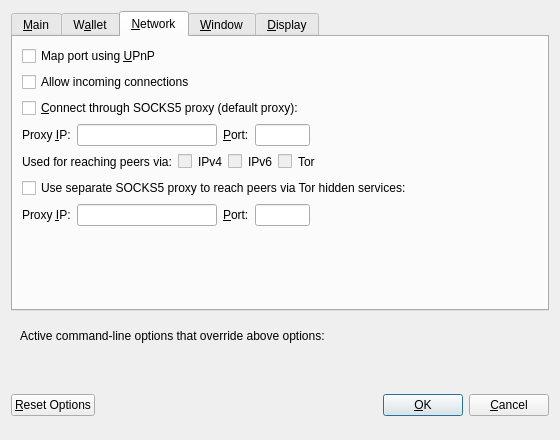
<?xml version="1.0" encoding="UTF-8"?>
<ui version="4.0">
 <class>OptionsDialog</class>
 <widget class="QDialog" name="OptionsDialog">
  <property name="geometry">
   <rect>
    <x>0</x>
    <y>0</y>
    <width>560</width>
    <height>440</height>
   </rect>
  </property>
  <property name="windowTitle">
   <string>Options</string>
  </property>
  <property name="modal">
   <bool>true</bool>
  </property>
  <layout class="QVBoxLayout" name="verticalLayout">
   <item>
    <widget class="QTabWidget" name="tabWidget">
     <property name="currentIndex">
      <number>2</number>
     </property>
     <widget class="QWidget" name="tabMain">
      <attribute name="title">
       <string>&amp;Main</string>
      </attribute>
      <layout class="QVBoxLayout" name="verticalLayout_Main">
       <item>
        <widget class="QCheckBox" name="bitcoinAtStartup">
         <property name="toolTip">
          <string>Automatically start %1 after logging in to the system.</string>
         </property>
         <property name="text">
          <string>&amp;Start %1 on system login</string>
         </property>
        </widget>
       </item>
       <item>
        <layout class="QHBoxLayout" name="horizontalLayout_3_Main">
         <item>
          <widget class="QLabel" name="threadsScriptVerifLabel">
           <property name="text">
            <string>Number of script &amp;verification threads</string>
           </property>
           <property name="textFormat">
            <enum>Qt::PlainText</enum>
           </property>
           <property name="buddy">
            <cstring>threadsScriptVerif</cstring>
           </property>
          </widget>
         </item>
         <item>
          <widget class="QSpinBox" name="threadsScriptVerif">
           <property name="toolTip">
            <string>(0 = auto, &lt;0 = leave that many cores free)</string>
           </property>
          </widget>
         </item>
         <item>
          <spacer name="horizontalSpacer_3_Main">
           <property name="orientation">
            <enum>Qt::Horizontal</enum>
           </property>
           <property name="sizeHint" stdset="0">
            <size>
             <width>40</width>
             <height>20</height>
            </size>
           </property>
          </spacer>
         </item>
        </layout>
       </item>
       <item>
        <spacer name="verticalSpacer_Main">
         <property name="orientation">
          <enum>Qt::Vertical</enum>
         </property>
         <property name="sizeHint" stdset="0">
          <size>
           <width>20</width>
           <height>40</height>
          </size>
         </property>
        </spacer>
       </item>
      </layout>
     </widget>
     <widget class="QWidget" name="tabWallet">
      <attribute name="title">
       <string>W&amp;allet</string>
      </attribute>
      <layout class="QVBoxLayout" name="verticalLayout_Wallet">
       <item>
        <widget class="QGroupBox" name="groupBox">
         <property name="title">
          <string>Expert</string>
         </property>
         <layout class="QVBoxLayout" name="verticalLayout_2">
          <item>
           <widget class="QCheckBox" name="coinControlFeatures">
            <property name="toolTip">
             <string>Whether to show coin control features or not.</string>
            </property>
            <property name="text">
             <string>Enable coin &amp;control features</string>
            </property>
           </widget>
          </item>
          <item>
           <widget class="QCheckBox" name="spendZeroConfChange">
            <property name="toolTip">
             <string>If you disable the spending of unconfirmed change, the change from a transaction cannot be used until that transaction has at least one confirmation. This also affects how your balance is computed.</string>
            </property>
            <property name="text">
             <string>&amp;Spend unconfirmed change</string>
            </property>
           </widget>
          </item>
         </layout>
        </widget>
       </item>
       <item>
        <spacer name="verticalSpacer_Wallet">
         <property name="orientation">
          <enum>Qt::Vertical</enum>
         </property>
         <property name="sizeHint" stdset="0">
          <size>
           <width>20</width>
           <height>40</height>
          </size>
         </property>
        </spacer>
       </item>
      </layout>
     </widget>
     <widget class="QWidget" name="tabNetwork">
      <attribute name="title">
       <string>&amp;Network</string>
      </attribute>
      <layout class="QVBoxLayout" name="verticalLayout_Network">
       <item>
        <widget class="QCheckBox" name="mapPortUpnp">
         <property name="toolTip">
          <string>Automatically open the Diskcoin client port on the router. This only works when your router supports UPnP and it is enabled.</string>
         </property>
         <property name="text">
          <string>Map port using &amp;UPnP</string>
         </property>
        </widget>
       </item>
       <item>
        <widget class="QCheckBox" name="allowIncoming">
         <property name="toolTip">
          <string>Accept connections from outside.</string>
         </property>
         <property name="text">
          <string>Allow incoming connections</string>
         </property>
        </widget>
       </item>
       <item>
        <widget class="QCheckBox" name="connectSocks">
         <property name="toolTip">
          <string>Connect to the Diskcoin network through a SOCKS5 proxy.</string>
         </property>
         <property name="text">
          <string>&amp;Connect through SOCKS5 proxy (default proxy):</string>
         </property>
        </widget>
       </item>
       <item>
        <layout class="QHBoxLayout" name="horizontalLayout_1_Network">
         <item>
          <widget class="QLabel" name="proxyIpLabel">
           <property name="text">
            <string>Proxy &amp;IP:</string>
           </property>
           <property name="textFormat">
            <enum>Qt::PlainText</enum>
           </property>
           <property name="buddy">
            <cstring>proxyIp</cstring>
           </property>
          </widget>
         </item>
         <item>
          <widget class="QValidatedLineEdit" name="proxyIp">
           <property name="minimumSize">
            <size>
             <width>140</width>
             <height>0</height>
            </size>
           </property>
           <property name="maximumSize">
            <size>
             <width>140</width>
             <height>16777215</height>
            </size>
           </property>
           <property name="toolTip">
            <string>IP address of the proxy (e.g. IPv4: 127.0.0.1 / IPv6: ::1)</string>
           </property>
          </widget>
         </item>
         <item>
          <widget class="QLabel" name="proxyPortLabel">
           <property name="text">
            <string>&amp;Port:</string>
           </property>
           <property name="textFormat">
            <enum>Qt::PlainText</enum>
           </property>
           <property name="buddy">
            <cstring>proxyPort</cstring>
           </property>
          </widget>
         </item>
         <item>
          <widget class="QLineEdit" name="proxyPort">
           <property name="minimumSize">
            <size>
             <width>55</width>
             <height>0</height>
            </size>
           </property>
           <property name="maximumSize">
            <size>
             <width>55</width>
             <height>16777215</height>
            </size>
           </property>
           <property name="toolTip">
            <string>Port of the proxy (e.g. 9050)</string>
           </property>
          </widget>
         </item>
         <item>
          <spacer name="horizontalSpacer_1_Network">
           <property name="orientation">
            <enum>Qt::Horizontal</enum>
           </property>
           <property name="sizeHint" stdset="0">
            <size>
             <width>40</width>
             <height>20</height>
            </size>
           </property>
          </spacer>
         </item>
        </layout>
       </item>
       <item>
        <layout class="QHBoxLayout" name="horizontalLayout_2_Network">
         <item>
          <widget class="QLabel" name="proxyActiveNets">
           <property name="text">
            <string>Used for reaching peers via:</string>
           </property>
           <property name="textFormat">
            <enum>Qt::PlainText</enum>
           </property>
          </widget>
         </item>
         <item>
          <widget class="QCheckBox" name="proxyReachIPv4">
           <property name="enabled">
            <bool>false</bool>
           </property>
           <property name="toolTip">
            <string>Shows, if the supplied default SOCKS5 proxy is used to reach peers via this network type.</string>
           </property>
           <property name="text">
            <string/>
           </property>
          </widget>
         </item>
         <item>
          <widget class="QLabel" name="proxyReachIPv4Label">
           <property name="text">
            <string>IPv4</string>
           </property>
           <property name="textFormat">
            <enum>Qt::PlainText</enum>
           </property>
          </widget>
         </item>
         <item>
          <widget class="QCheckBox" name="proxyReachIPv6">
           <property name="enabled">
            <bool>false</bool>
           </property>
           <property name="toolTip">
            <string>Shows, if the supplied default SOCKS5 proxy is used to reach peers via this network type.</string>
           </property>
           <property name="text">
            <string/>
           </property>
          </widget>
         </item>
         <item>
          <widget class="QLabel" name="proxyReachIPv6Label">
           <property name="text">
            <string>IPv6</string>
           </property>
           <property name="textFormat">
            <enum>Qt::PlainText</enum>
           </property>
          </widget>
         </item>
         <item>
          <widget class="QCheckBox" name="proxyReachTor">
           <property name="enabled">
            <bool>false</bool>
           </property>
           <property name="toolTip">
            <string>Shows, if the supplied default SOCKS5 proxy is used to reach peers via this network type.</string>
           </property>
           <property name="text">
            <string/>
           </property>
          </widget>
         </item>
         <item>
          <widget class="QLabel" name="proxyReachTorLabel">
           <property name="text">
            <string>Tor</string>
           </property>
           <property name="textFormat">
            <enum>Qt::PlainText</enum>
           </property>
          </widget>
         </item>
         <item>
          <spacer name="horizontalSpacer_2_Network">
           <property name="orientation">
            <enum>Qt::Horizontal</enum>
           </property>
           <property name="sizeHint" stdset="0">
            <size>
             <width>40</width>
             <height>20</height>
            </size>
           </property>
          </spacer>
         </item>
        </layout>
       </item>
       <item>
        <widget class="QCheckBox" name="connectSocksTor">
         <property name="toolTip">
          <string>Connect to the Diskcoin network through a separate SOCKS5 proxy for Tor hidden services.</string>
         </property>
         <property name="text">
          <string>Use separate SOCKS5 proxy to reach peers via Tor hidden services:</string>
         </property>
        </widget>
       </item>
       <item>
        <layout class="QHBoxLayout" name="horizontalLayout_3_Network">
         <item>
          <widget class="QLabel" name="proxyIpTorLabel">
           <property name="text">
            <string>Proxy &amp;IP:</string>
           </property>
           <property name="textFormat">
            <enum>Qt::PlainText</enum>
           </property>
           <property name="buddy">
            <cstring>proxyIpTor</cstring>
           </property>
          </widget>
         </item>
         <item>
          <widget class="QValidatedLineEdit" name="proxyIpTor">
           <property name="minimumSize">
            <size>
             <width>140</width>
             <height>0</height>
            </size>
           </property>
           <property name="maximumSize">
            <size>
             <width>140</width>
             <height>16777215</height>
            </size>
           </property>
           <property name="toolTip">
            <string>IP address of the proxy (e.g. IPv4: 127.0.0.1 / IPv6: ::1)</string>
           </property>
          </widget>
         </item>
         <item>
          <widget class="QLabel" name="proxyPortTorLabel">
           <property name="text">
            <string>&amp;Port:</string>
           </property>
           <property name="textFormat">
            <enum>Qt::PlainText</enum>
           </property>
           <property name="buddy">
            <cstring>proxyPortTor</cstring>
           </property>
          </widget>
         </item>
         <item>
          <widget class="QLineEdit" name="proxyPortTor">
           <property name="minimumSize">
            <size>
             <width>55</width>
             <height>0</height>
            </size>
           </property>
           <property name="maximumSize">
            <size>
             <width>55</width>
             <height>16777215</height>
            </size>
           </property>
           <property name="toolTip">
            <string>Port of the proxy (e.g. 9050)</string>
           </property>
          </widget>
         </item>
         <item>
          <spacer name="horizontalSpacer_4_Network">
           <property name="orientation">
            <enum>Qt::Horizontal</enum>
           </property>
           <property name="sizeHint" stdset="0">
            <size>
             <width>40</width>
             <height>20</height>
            </size>
           </property>
          </spacer>
         </item>
        </layout>
       </item>
       <item>
        <spacer name="verticalSpacer_Network">
         <property name="orientation">
          <enum>Qt::Vertical</enum>
         </property>
         <property name="sizeHint" stdset="0">
          <size>
           <width>20</width>
           <height>40</height>
          </size>
         </property>
        </spacer>
       </item>
      </layout>
     </widget>
     <widget class="QWidget" name="tabWindow">
      <attribute name="title">
       <string>&amp;Window</string>
      </attribute>
      <layout class="QVBoxLayout" name="verticalLayout_Window">
       <item>
        <widget class="QCheckBox" name="minimizeToTray">
         <property name="toolTip">
          <string>Show only a tray icon after minimizing the window.</string>
         </property>
         <property name="text">
          <string>&amp;Minimize to the tray instead of the taskbar</string>
         </property>
        </widget>
       </item>
       <item>
        <widget class="QCheckBox" name="minimizeOnClose">
         <property name="toolTip">
          <string>Minimize instead of exit the application when the window is closed. When this option is enabled, the application will be closed only after selecting Exit in the menu.</string>
         </property>
         <property name="text">
          <string>M&amp;inimize on close</string>
         </property>
        </widget>
       </item>
       <item>
        <spacer name="verticalSpacer_Window">
         <property name="orientation">
          <enum>Qt::Vertical</enum>
         </property>
         <property name="sizeHint" stdset="0">
          <size>
           <width>20</width>
           <height>40</height>
          </size>
         </property>
        </spacer>
       </item>
      </layout>
     </widget>
     <widget class="QWidget" name="tabDisplay">
      <attribute name="title">
       <string>&amp;Display</string>
      </attribute>
      <layout class="QVBoxLayout" name="verticalLayout_Display">
       <item>
        <layout class="QHBoxLayout" name="horizontalLayout_1_Display">
         <item>
          <widget class="QLabel" name="langLabel">
           <property name="text">
            <string>User Interface &amp;language:</string>
           </property>
           <property name="textFormat">
            <enum>Qt::PlainText</enum>
           </property>
           <property name="buddy">
            <cstring>lang</cstring>
           </property>
          </widget>
         </item>
         <item>
          <widget class="QValueComboBox" name="lang">
           <property name="toolTip">
            <string>The user interface language can be set here. This setting will take effect after restarting %1.</string>
           </property>
          </widget>
         </item>
        </layout>
       </item>
       <item>
        <layout class="QHBoxLayout" name="horizontalLayout_2_Display">
         <item>
          <widget class="QLabel" name="unitLabel">
           <property name="text">
            <string>&amp;Unit to show amounts in:</string>
           </property>
           <property name="textFormat">
            <enum>Qt::PlainText</enum>
           </property>
           <property name="buddy">
            <cstring>unit</cstring>
           </property>
          </widget>
         </item>
         <item>
          <widget class="QValueComboBox" name="unit">
           <property name="toolTip">
            <string>Choose the default subdivision unit to show in the interface and when sending coins.</string>
           </property>
          </widget>
         </item>
        </layout>
       </item>
       <item>
        <layout class="QHBoxLayout" name="horizontalLayout_3_Display">
         <item>
          <widget class="QLabel" name="thirdPartyTxUrlsLabel">
           <property name="toolTip">
            <string>Third party URLs (e.g. a block explorer) that appear in the transactions tab as context menu items. %s in the URL is replaced by transaction hash. Multiple URLs are separated by vertical bar |.</string>
           </property>
           <property name="text">
            <string>Third party transaction URLs</string>
           </property>
           <property name="buddy">
            <cstring>thirdPartyTxUrls</cstring>
           </property>
          </widget>
         </item>
         <item>
          <widget class="QLineEdit" name="thirdPartyTxUrls">
           <property name="toolTip">
            <string>Third party URLs (e.g. a block explorer) that appear in the transactions tab as context menu items. %s in the URL is replaced by transaction hash. Multiple URLs are separated by vertical bar |.</string>
           </property>
          </widget>
         </item>
        </layout>
       </item>
       <item>
        <spacer name="verticalSpacer_Display">
         <property name="orientation">
          <enum>Qt::Vertical</enum>
         </property>
         <property name="sizeHint" stdset="0">
          <size>
           <width>20</width>
           <height>40</height>
          </size>
         </property>
        </spacer>
       </item>
      </layout>
     </widget>
    </widget>
   </item>
   <item>
    <widget class="QFrame" name="frame">
     <layout class="QVBoxLayout" name="verticalLayout_Bottom">
      <item>
       <layout class="QHBoxLayout" name="horizontalLayout_Bottom">
        <item>
         <widget class="QLabel" name="overriddenByCommandLineInfoLabel">
          <property name="text">
           <string>Active command-line options that override above options:</string>
          </property>
          <property name="textFormat">
           <enum>Qt::PlainText</enum>
          </property>
         </widget>
        </item>
        <item>
         <spacer name="horizontalSpacer_Bottom">
          <property name="orientation">
           <enum>Qt::Horizontal</enum>
          </property>
          <property name="sizeHint" stdset="0">
           <size>
            <width>40</width>
            <height>20</height>
           </size>
          </property>
         </spacer>
        </item>
       </layout>
      </item>
      <item>
       <widget class="QLabel" name="overriddenByCommandLineLabel">
        <property name="text">
         <string/>
        </property>
        <property name="textFormat">
         <enum>Qt::PlainText</enum>
        </property>
        <property name="wordWrap">
         <bool>true</bool>
        </property>
       </widget>
      </item>
     </layout>
    </widget>
   </item>
   <item>
    <layout class="QHBoxLayout" name="horizontalLayout_Buttons">
     <item>
      <widget class="QPushButton" name="resetButton">
       <property name="toolTip">
        <string>Reset all client options to default.</string>
       </property>
       <property name="text">
        <string>&amp;Reset Options</string>
       </property>
       <property name="autoDefault">
        <bool>false</bool>
       </property>
      </widget>
     </item>
     <item>
      <spacer name="horizontalSpacer_1">
       <property name="orientation">
        <enum>Qt::Horizontal</enum>
       </property>
       <property name="sizeHint" stdset="0">
        <size>
         <width>40</width>
         <height>48</height>
        </size>
       </property>
      </spacer>
     </item>
     <item>
      <widget class="QLabel" name="statusLabel">
       <property name="minimumSize">
        <size>
         <width>200</width>
         <height>0</height>
        </size>
       </property>
       <property name="font">
        <font>
         <weight>75</weight>
         <bold>true</bold>
        </font>
       </property>
       <property name="text">
        <string/>
       </property>
       <property name="textFormat">
        <enum>Qt::PlainText</enum>
       </property>
       <property name="wordWrap">
        <bool>true</bool>
       </property>
      </widget>
     </item>
     <item>
      <spacer name="horizontalSpacer_2">
       <property name="orientation">
        <enum>Qt::Horizontal</enum>
       </property>
       <property name="sizeHint" stdset="0">
        <size>
         <width>40</width>
         <height>48</height>
        </size>
       </property>
      </spacer>
     </item>
     <item>
      <widget class="QPushButton" name="okButton">
       <property name="text">
        <string>&amp;OK</string>
       </property>
       <property name="autoDefault">
        <bool>false</bool>
       </property>
       <property name="default">
        <bool>true</bool>
       </property>
      </widget>
     </item>
     <item>
      <widget class="QPushButton" name="cancelButton">
       <property name="text">
        <string>&amp;Cancel</string>
       </property>
       <property name="autoDefault">
        <bool>false</bool>
       </property>
      </widget>
     </item>
    </layout>
   </item>
  </layout>
 </widget>
 <customwidgets>
  <customwidget>
   <class>QValidatedLineEdit</class>
   <extends>QLineEdit</extends>
   <header>qvalidatedlineedit.h</header>
  </customwidget>
  <customwidget>
   <class>QValueComboBox</class>
   <extends>QComboBox</extends>
   <header>qvaluecombobox.h</header>
  </customwidget>
 </customwidgets>
 <resources/>
 <connections/>
</ui>
